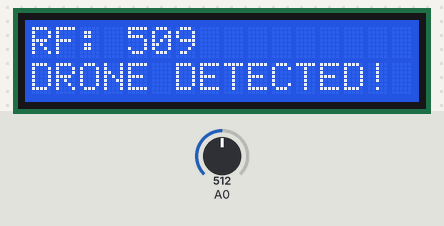
The sketch below on a simulated Arduino Uno, built with avr-gcc and run on an emulated ATmega328P. Parts: 16×2 character LCD. The inputs (shaded band) are chosen by the test bench; at power-on: A0 = 512. Random numbers use the default seed unless the sketch sets one; what the sketch prints to the serial monitor is not drawn.

Above: at 3.2 s.
3.3 s: A0 set to 716
At 4.5 s:
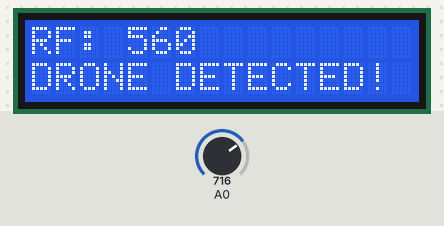
6.3 s: A0 set to 900
At 7.2 s:
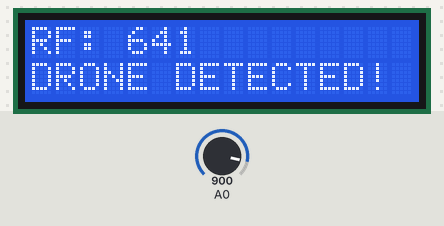
9.2 s: A0 set to 1023
At 10.7 s:
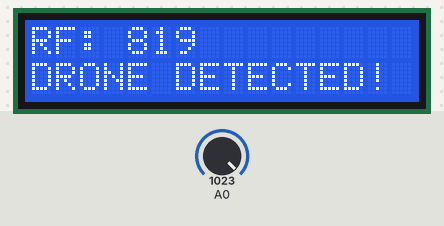
Timing chart, 0 to 12.2 s (numbered marks = the images above; inputs shaded):
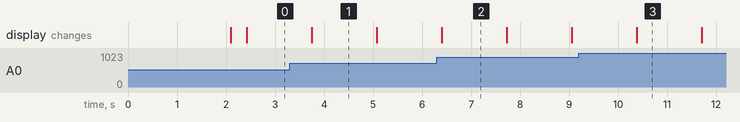

Measured:
- what the display in image 1 shows lasts 1.4 s, from 3.7 s to 5.1 s

The sketch:

arduino_code.ino
```cpp
#include <Wire.h>
#include <LiquidCrystal_I2C.h>
LiquidCrystal_I2C lcd(0x27, 16, 2);

float smoothValue = 0;
bool firstRun = true;

void setup() {
  Serial.begin(9600);
  lcd.init();
  lcd.backlight();
  lcd.setCursor(0,0);
  lcd.print("RF SHIELD AI");
  lcd.setCursor(0,1);
  lcd.print("System Ready");
  delay(2000);
  lcd.clear();
}

void loop() {
  long sum = 0;
  for(int i=0; i<15; i++){
    sum += analogRead(A0);
    delay(20);
  }
  int currentReading = sum / 15;

  if(firstRun){
    smoothValue = currentReading;
    firstRun = false;
  } else {
    smoothValue = (smoothValue * 0.75) + (currentReading * 0.25);
  }

  int drift = random(-3, 4);
  int displayValue = (int)smoothValue + drift;
  if(displayValue < 0) displayValue = 0;

  lcd.setCursor(0,0);
  lcd.print("RF: ");
  lcd.print(displayValue);
  lcd.print("   ");

  lcd.setCursor(0,1);
  if(displayValue <= 60){
    lcd.print("Sky Safe      ");
  }
  else if(displayValue <= 120){
    lcd.print("Suspicious   ");
  }
  else if(displayValue < 150){
    lcd.print("Warning: Drone");
  }
  else {
    lcd.print("DRONE DETECTED!");
  }

  Serial.println(displayValue);
  delay(1000);
}
```
